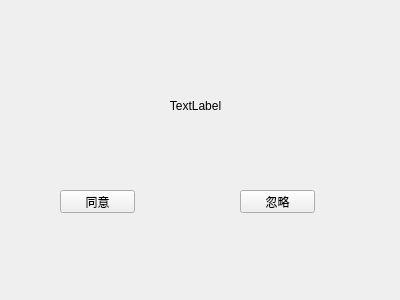
<?xml version="1.0" encoding="UTF-8"?>
<ui version="4.0">
 <class>AddFirend</class>
 <widget class="QWidget" name="AddFirend">
  <property name="geometry">
   <rect>
    <x>0</x>
    <y>0</y>
    <width>400</width>
    <height>300</height>
   </rect>
  </property>
  <property name="windowTitle">
   <string>Form</string>
  </property>
  <widget class="QLabel" name="label">
   <property name="geometry">
    <rect>
     <x>10</x>
     <y>70</y>
     <width>371</width>
     <height>71</height>
    </rect>
   </property>
   <property name="layoutDirection">
    <enum>Qt::LeftToRight</enum>
   </property>
   <property name="text">
    <string>TextLabel</string>
   </property>
   <property name="alignment">
    <set>Qt::AlignCenter</set>
   </property>
  </widget>
  <widget class="QPushButton" name="Confirm">
   <property name="geometry">
    <rect>
     <x>60</x>
     <y>190</y>
     <width>75</width>
     <height>23</height>
    </rect>
   </property>
   <property name="text">
    <string>同意</string>
   </property>
  </widget>
  <widget class="QPushButton" name="ignore">
   <property name="geometry">
    <rect>
     <x>240</x>
     <y>190</y>
     <width>75</width>
     <height>23</height>
    </rect>
   </property>
   <property name="text">
    <string>忽略</string>
   </property>
  </widget>
 </widget>
 <resources/>
 <connections/>
</ui>
